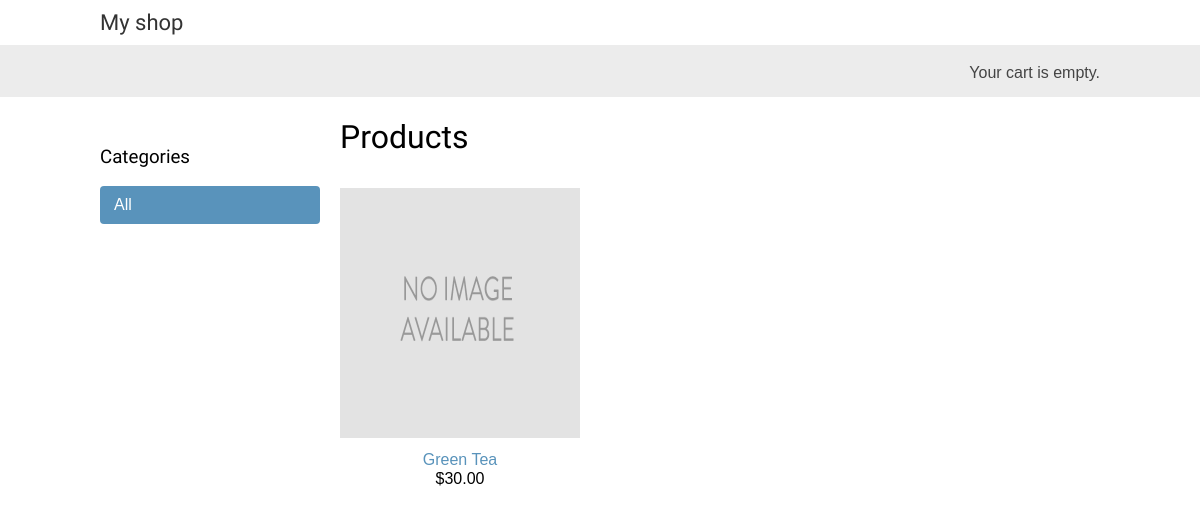
Before: / with the older database file.
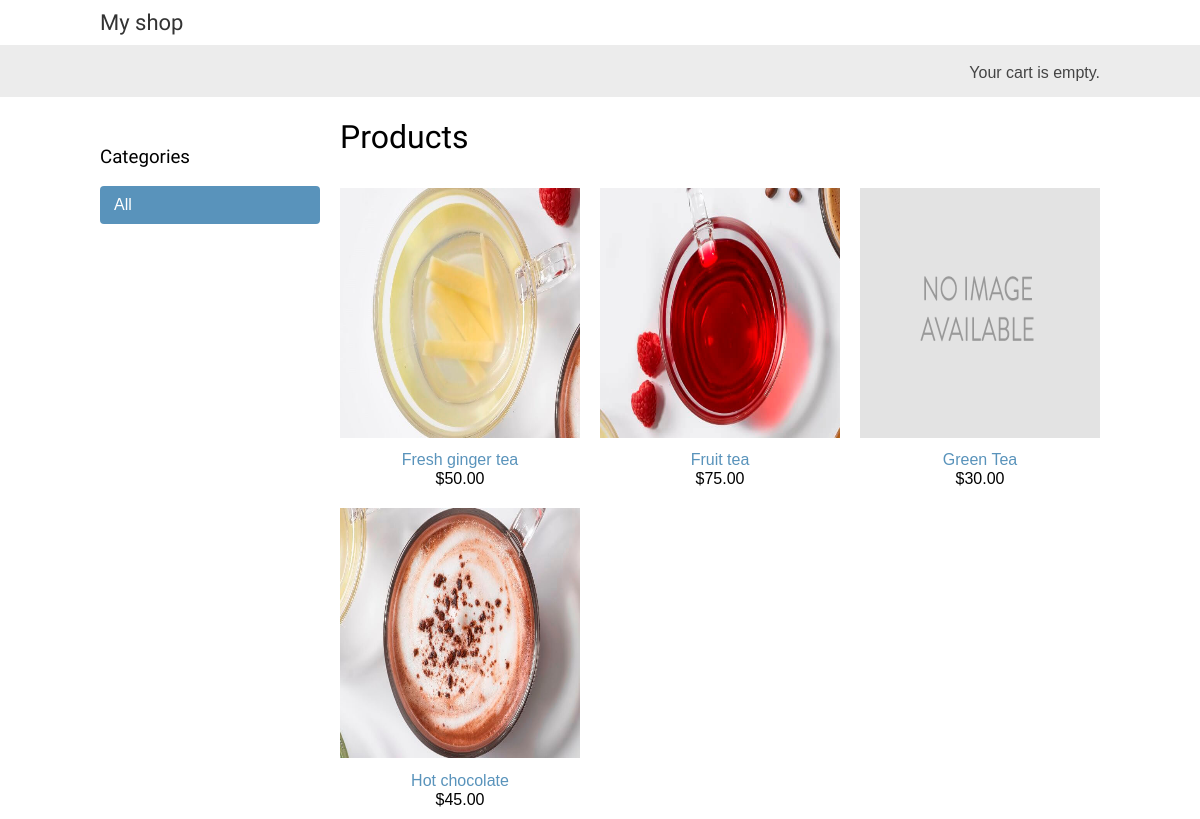
After: the same page with the newer database file.
### shop/models.py (models this page shows, shortened)
class Product(models.Model):
    category = models.ForeignKey(Category, related_name='products', on_delete=models.CASCADE)
    name = models.CharField(max_length=200)
    slug = models.SlugField(max_length=200)
    image = models.ImageField(upload_to='product/%Y/%m/%d', blank=True)
    description = models.TextField(blank=True)
    price = models.DecimalField(max_digits=10, decimal_places=2)
    available = models.BooleanField(default=True)
    created = models.DateTimeField(auto_now_add=True)
    updated = models.DateTimeField(auto_now=True)
    class Meta:
        ordering = ('name',)
        indexes = [
            models.Index(fields=['id', 'slug']),
            models.Index(fields=['name']),
            models.Index(fields=['-created']),
        ]
        index_together = (('id', 'slug',))
    def get_absolute_url(self):
        return reverse("shop:product-detail", args=[self.id, self.slug])

### shop/views.py (the view)
# urls.py: path('', views.product_list, name='product-list'),
def product_list(request, category_slug=None):
    category = None
    catagories = Category.objects.all()
    products = Product.objects.filter(available=True)
    if category_slug:
        category = get_object_or_404(Category, slug=category_slug)
        products = products.filter(category=category)
    return render(request, 'shop/product/list.html', {
        'category': category,
        'catagories': catagories,
        'products': products})

### shop/templates/shop/product/list.html (shortened to what this page needs)
{% extends 'base.html' %}
{% load static %}
{% block content %}
    <div id="sidebar">
        <h3>Categories</h3>
        <ul>
            <li {% if not category %} class="selected"{% endif %} >
                <a href="{% url 'shop:product-list' %}">All</a>
            </li>
        </ul>
    </div>
    <div id="main" class="product-list">
        <h1>{% if category %} {{category.name}} {% else %} Products {% endif %}</h1>
        {% for product in products %}
            <div class="item">
                <a href="{{ product.get_absolute_url }}">
                    <img width="150" height="250" src="{% if product.image %}
                    {{ product.image.url }}
                    {% else %}{% static 'img/no_image.png' %}{% endif %}">
                </a>
                <a href="{{ product.get_absolute_url }}">{{product.name}}</a>
                <br>
                ${{product.price}}
            </div>
        {% endfor %}
    </div>
{% endblock content %}

### shop/templates/base.html (shortened to what this page needs)
{% load static %}
<!DOCTYPE html>
<html>
    <head>
        <link rel="stylesheet" href="{% static "css/base.css" %}">
    </head>
    <body>
        <div id="header">
            <a href="/" class="logo">My shop</a>
        </div>
        <div id="subheader">
            <div class="cart">
                Your cart is empty.
            </div>
        </div>
        <div id="content">
            {% block content %}
            {% endblock %}
        </div>
    </body>
</html>

### static/css/base.css (style rules this page uses)
body { margin:0; padding:0; font-family:helvetica, sans-serif; }
h1, h2, h3, h4, h5 , h6 { font-family: 'Ubuntu', sans-serif; font-weight:normal; }
a { text-decoration:none; color:#5993bb; }
#header { padding:10px 100px; font-size:18px; overflow:auto; }
#subheader { background:#ececec; color:#444; padding:15px 100px; overflow:auto; }
#header .logo { font-family: 'Ubuntu', sans-serif; float:left; color:#333; font-size:22px; margin-right:10%; }
#subheader .cart { float:right; padding-top:4px; }
#content { padding:0 100px; overflow:hidden; }
#sidebar { width:220px; padding:30px 20px 0 0; float:left; }
#sidebar ul { margin:0; padding:0; }
#sidebar ul li { margin:0; list-style:none; padding:10px 14px; }
#sidebar ul li a { display:block; }
#sidebar ul li.selected { background:#5993bb; border-radius:4px; }
#sidebar ul li.selected a { color:#fff; }
#main { float:left; width: 96%; margin-right:-220px; overflow:hidden; }
.product-list .item { width:25%; padding:10px 20px 10px 0; float:left; text-align:center; line-height:1.2; }
.product-list .item img { width:100%; margin-bottom:8px; }

Changed rows visible on the page:
added Product: image (picture), name "Fresh ginger tea", price "50.00"
added Product: image (picture), name "Fruit tea", price "75.00"
added Product: image (picture), name "Hot chocolate", price "45.00"
